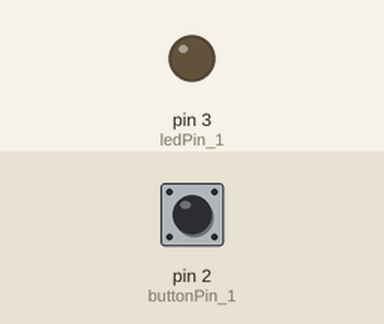
Bench run of a sketch on a simulated Arduino Uno, built with avr-gcc and run on an emulated ATmega328P. Parts: output pins drawn as LEDs (lit = HIGH). Dashed ring = blinking. Inputs (shaded band) come from the test bench; at power-on: pin 2 (buttonPin_1) LOW.

Above: at 1.2 s.
1.3 s: pin 2 (buttonPin_1) pulled HIGH for 0.15 s
At 1.55 s:
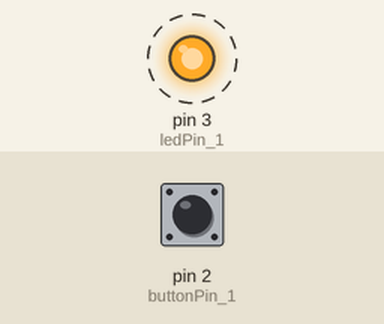
4.3 s: pin 2 (buttonPin_1) pulled HIGH for 1 s
At 4.3 s:
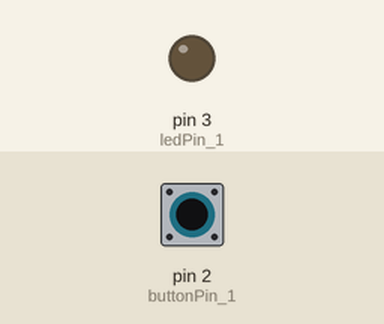
6.8 s: pin 2 (buttonPin_1) pulled HIGH for 3.2 s
At 7.05 s:
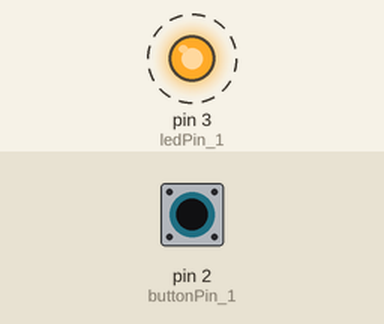
Timing chart, 0 to 17.5 s (numbered marks = the images above; inputs shaded):
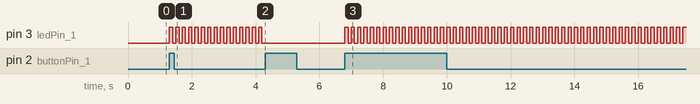

Measured:
- after the input at 1.3 s, pin 3 (ledPin_1): alternates HIGH for 0.10 s and LOW for 0.10 s, starting at once
- after the input at 4.3 s, pin 3 (ledPin_1): stops changing and stays LOW
- after the input at 6.8 s, pin 3 (ledPin_1): alternates HIGH for 0.10 s and LOW for 0.10 s, starting at once

The sketch:

11_SW_LED_cntl_blink_interrupt.ino
```cpp
/*
  하드웨어 설계
  - SW는 Active HIGH
  - LED는 Active HIGH
*/

const int ledPin_1 = 3;
const int buttonPin_1 = 2;
int led_flag_1 = 0;  // 0:OFF, 1:ON
int cur_btn_val_1 = LOW, pre_btn_val_1 = LOW;

// 사용자 함수 선언
void buttonPressed(void){
  // 스위치 동작에 따른 상태값 변경
  if (led_flag_1 == 0) {  // 꺼져 있으면 키고
    led_flag_1 = 1;
  } else {  // 켜져 있으면 끄고
    led_flag_1 = 0;
  }
}

void setup() {
  // put your setup code here, to run once:
  Serial.begin(115200);
  pinMode(buttonPin_1, INPUT);
  pinMode(ledPin_1, OUTPUT);
  attachInterrupt(digitalPinToInterrupt(buttonPin_1), buttonPressed, RISING);

  // LED를 끄고 시작
  digitalWrite(ledPin_1, LOW);
}

void loop() {
  // put your main code here, to run repeatedly:
  // 상태값에 따른 동작 구현
  if(led_flag_1 == 1){
    digitalWrite(ledPin_1, HIGH);
    delay(100);
    digitalWrite(ledPin_1, LOW);
    delay(100);
  }
}
```
